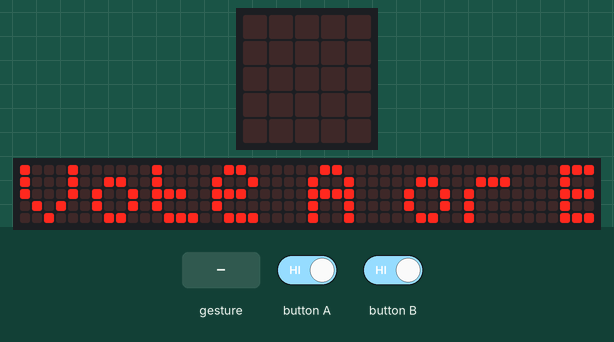
Simulated run of this program. Board: BBC micro:bit running MicroPython. Parts: the board's 5×5 LED display, a strip that is not on the board, showing the scrolling text unrolled. The test bench sets the inputs (shaded band). A tilt is held for 1.5 s and a shake lasts 1 s, then the board lies face up again; the 48×5 strip is a reading aid, not a part: it shows the text the display is scrolling, unrolled, one strip-width of it at a time.

Above: at 8.02 s.
9.6 s: gesture 'shake'
At 9.87 s:
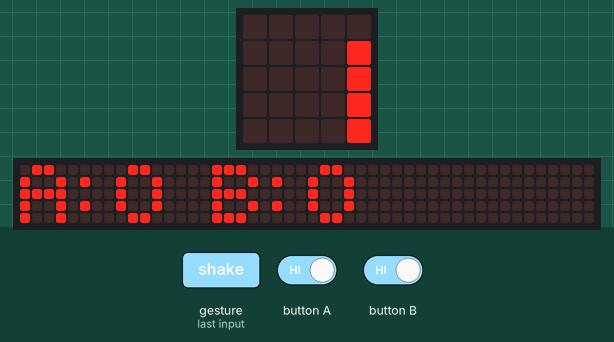
11.7 s: button A driven LOW and button B driven LOW
At 21.9 s:
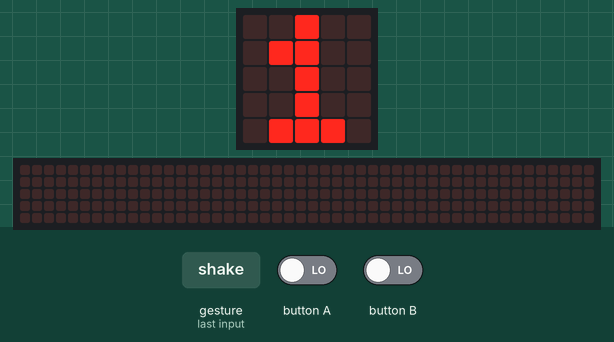

Measured:
- after the input at 9.6 s, the display: changes after 0.20 s (image 1)
- after the input at 11.7 s, the display: first differs from a run without the input after 3.5 s (image 2)

The program:

MP_vote_A_B.py
```python
from microbit import *

votea = 0
voteb = 0
startup = 0

while True:
    if startup == 0:
        display.scroll("Vote A or B")
        startup = 1
        display.clear()
    else:
        if button_a.is_pressed():
            votea = votea + 1
            display.show(str(votea))
            sleep(500)
            display.clear()
        elif button_b.is_pressed():
            voteb = voteb + 1
            display.show(str(voteb))
            sleep(500)
            display.clear()
        elif accelerometer.was_gesture("shake"):
            display.scroll("A:" + str(votea) + " B:" + str(voteb) + " ")
            display.clear()
```
